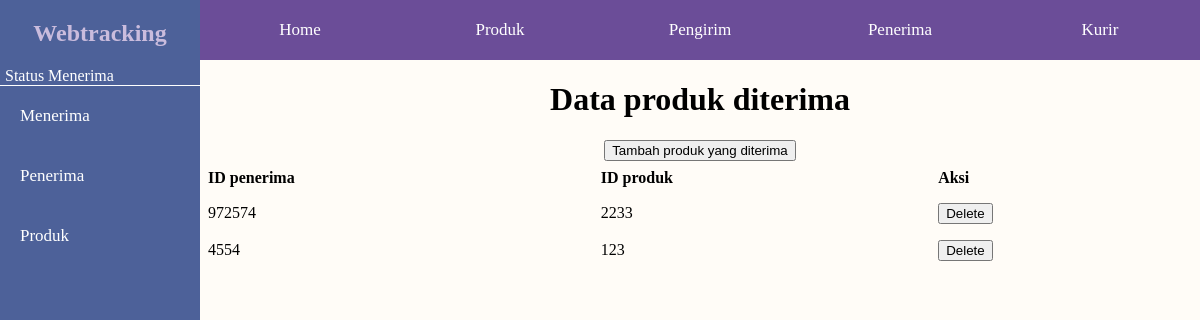
/public/relasi/menerima.php, run on an earlier commit of the app's database.
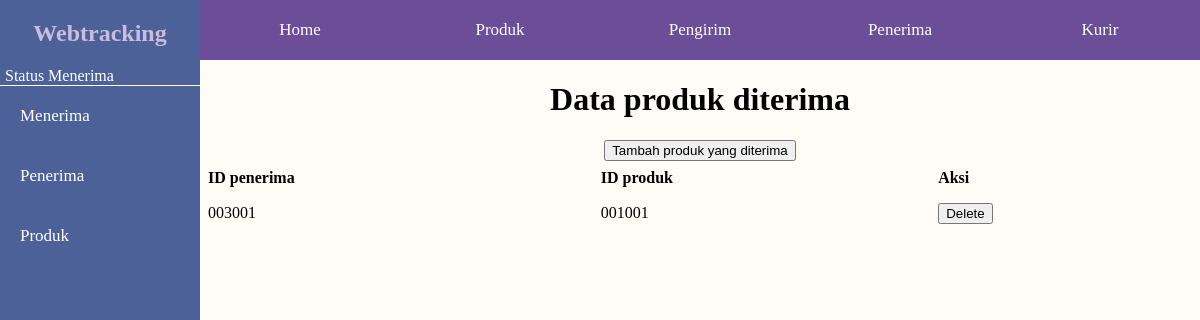
And on a later commit of the database.
### tables this page shows
CREATE TABLE `menerima` (
  `id_penerima` varchar(12) DEFAULT NULL,
  `id_produk` varchar(12) DEFAULT NULL
);

### php/connect.php (called while the page is built, shortened)
<?php
function connect()
{
    $connection = mysqli_connect('localhost', 'root', '', 'webtracking');
    return $connection;
}
?>

### public/relasi/menerima.php (the view, shortened to what this page needs)
<?php
require '../../php/connect.php';
?>
<!DOCTYPE html>
<html lang="en">
<head>
    <link rel="stylesheet" href="../../css/main-style.css">
</head>
<body>
    <div class="wrapper">
        <aside>
            <div class="logo">
                <h2>Webtracking</h2>
            </div>
            <p id="status">Status Menerima</p>
            <a href="menerima.php">Menerima</a>
            <a href="../penerima.php">Penerima</a>
            <a href="../produk.php">Produk</a>
        </aside>
        <div class="content">
            <nav id="sidenav">
                <a href="../../index.php">Home</a>
                <a href="../produk.php">Produk</a>
                <a href="../pengirim.php">Pengirim</a>
                <a href="../penerima.php">Penerima</a>
                <a href="../kurir.php">Kurir</a>
            </nav>
            <main>
                <div class="main-content">
                    <h1>Data produk diterima</h1>
                    <div class="action-button">
                        <button class="open-button-add" id="open-button-add" onclick="displayAddFormPopup()">Tambah produk yang diterima</button>
                    </div>
                    <table>
                        <tr>
                            <th>ID penerima</th>
                            <th>ID produk</th>
                            <th>Aksi</th>
                        </tr>
                        <?php
                        $query = "SELECT * FROM menerima";
                        $result = mysqli_query(connect(), $query);
                        while ($row = mysqli_fetch_assoc($result)) {
                            echo "<tr>";
                            echo "<td>" . $row['id_penerima'] . "</td>";
                            echo "<td>" . $row['id_produk'] . "</td>";
                            echo "<td>";
                            echo "<form action='' method='POST'>";
                            echo "<button type='submit' class='btn' name='deleteMenerima'>Delete</button>";
                            echo "</form>";
                            echo "</td>";
                            echo "</tr>";
                        }
                        ?>
                    </table>
                </div>
            </main>
        </div>
    </div>
</body>
</html>

What changed in the data, as far as the page shows it:
removed menerima: id_penerima "972574", id_produk "2233"
removed menerima: id_penerima "4554", id_produk "123"
added menerima: id_penerima "003001", id_produk "001001"
